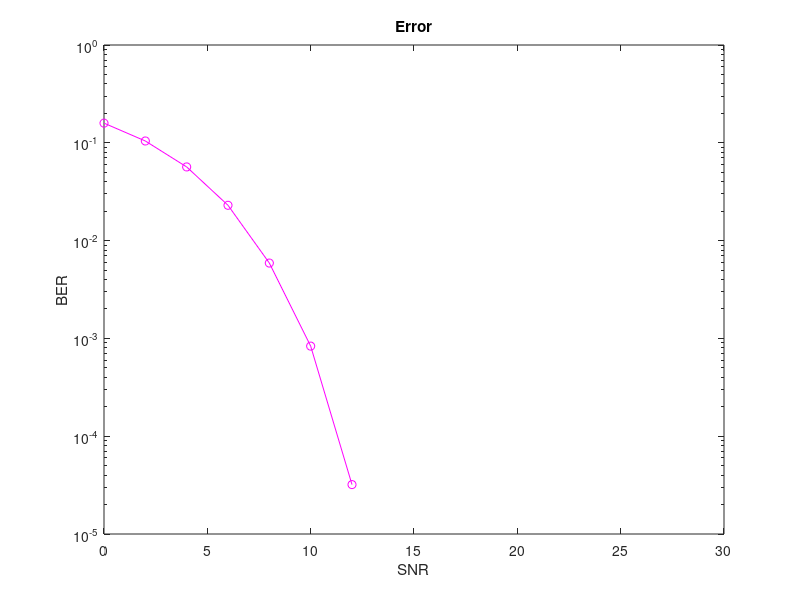

Recreate this plot in MATLAB.
pkg load communications
binary_data = randi([0 1] , 1 , 1e6);
binary_data = binary_data.*20 - 10;
BER = [];
SNR = 0:2:31;
for i = SNR 
	%Add some noise to generated bits
 	Rx = awgn(binary_data,i,'measured');
 	result = ((Rx > 0)* 20) - 10;
	%X-oring result and generated random bits
        C = bitxor(binary_data,result);
	% Getting err ratio
	err = (abs(sum(C)) / 10.0);
        err_ratio = err * 1.0 / length(result);
        BER = [BER err_ratio];
end
semilogy(SNR,BER,'mo-')
title('Error')
xlabel('SNR')
ylabel('BER')